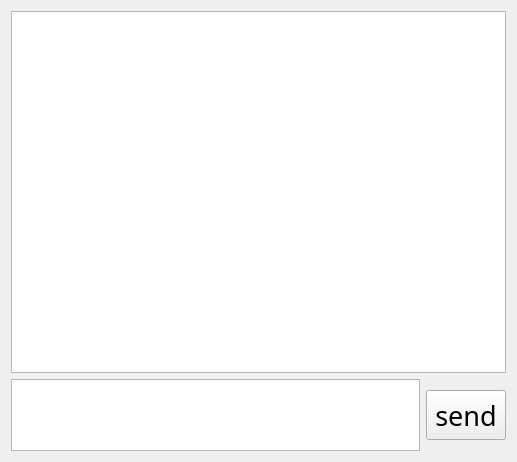
<?xml version="1.0" encoding="UTF-8"?>
<ui version="4.0">
 <class>ChatRoomWindow</class>
 <widget class="QWidget" name="ChatRoomWindow">
  <property name="geometry">
   <rect>
    <x>0</x>
    <y>0</y>
    <width>517</width>
    <height>462</height>
   </rect>
  </property>
  <property name="windowTitle">
   <string>Form</string>
  </property>
  <property name="windowIcon">
   <iconset resource="res.qrc">
    <normaloff>:/icons/res/Jc.png</normaloff>:/icons/res/Jc.png</iconset>
  </property>
  <layout class="QVBoxLayout" name="verticalLayout_2">
   <item>
    <layout class="QVBoxLayout" name="verticalLayout" stretch="5,1">
     <item>
      <widget class="QTextBrowser" name="chatTextBrowser">
       <property name="font">
        <font>
         <family>等线</family>
         <pointsize>16</pointsize>
        </font>
       </property>
      </widget>
     </item>
     <item>
      <layout class="QHBoxLayout" name="horizontalLayout" stretch="6,1">
       <item>
        <widget class="QTextEdit" name="msgTextEdit">
         <property name="font">
          <font>
           <family>等线</family>
           <pointsize>16</pointsize>
          </font>
         </property>
        </widget>
       </item>
       <item>
        <widget class="QPushButton" name="sendPushButton">
         <property name="sizePolicy">
          <sizepolicy hsizetype="Fixed" vsizetype="Fixed">
           <horstretch>0</horstretch>
           <verstretch>0</verstretch>
          </sizepolicy>
         </property>
         <property name="minimumSize">
          <size>
           <width>0</width>
           <height>50</height>
          </size>
         </property>
         <property name="font">
          <font>
           <family>等线</family>
           <pointsize>20</pointsize>
          </font>
         </property>
         <property name="text">
          <string>send</string>
         </property>
        </widget>
       </item>
      </layout>
     </item>
    </layout>
   </item>
  </layout>
 </widget>
 <resources>
  <include location="res.qrc"/>
 </resources>
 <connections/>
</ui>
